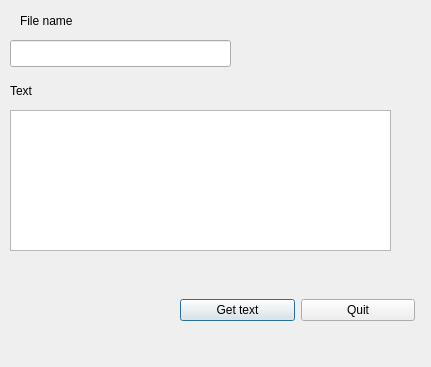
<?xml version="1.0" encoding="UTF-8"?>
<ui version="4.0">
 <class>Dialog</class>
 <widget class="QDialog" name="Dialog">
  <property name="geometry">
   <rect>
    <x>0</x>
    <y>0</y>
    <width>431</width>
    <height>367</height>
   </rect>
  </property>
  <property name="windowTitle">
   <string>Dialog</string>
  </property>
  <widget class="QTextEdit" name="textEdit">
   <property name="geometry">
    <rect>
     <x>10</x>
     <y>110</y>
     <width>381</width>
     <height>141</height>
    </rect>
   </property>
  </widget>
  <widget class="QLineEdit" name="lineEdit">
   <property name="geometry">
    <rect>
     <x>10</x>
     <y>40</y>
     <width>221</width>
     <height>27</height>
    </rect>
   </property>
  </widget>
  <widget class="QLabel" name="label">
   <property name="geometry">
    <rect>
     <x>20</x>
     <y>10</y>
     <width>70</width>
     <height>21</height>
    </rect>
   </property>
   <property name="text">
    <string>File name</string>
   </property>
  </widget>
  <widget class="QLabel" name="label_2">
   <property name="geometry">
    <rect>
     <x>10</x>
     <y>80</y>
     <width>70</width>
     <height>21</height>
    </rect>
   </property>
   <property name="text">
    <string>Text</string>
   </property>
  </widget>
  <widget class="QWidget" name="horizontalLayoutWidget">
   <property name="geometry">
    <rect>
     <x>180</x>
     <y>270</y>
     <width>235</width>
     <height>80</height>
    </rect>
   </property>
   <layout class="QHBoxLayout" name="horizontalLayout">
    <item>
     <widget class="QPushButton" name="pushButtonGetText">
      <property name="text">
       <string>Get text</string>
      </property>
     </widget>
    </item>
    <item>
     <widget class="QPushButton" name="pushButtonQuit">
      <property name="contextMenuPolicy">
       <enum>Qt::NoContextMenu</enum>
      </property>
      <property name="text">
       <string>Quit</string>
      </property>
     </widget>
    </item>
   </layout>
  </widget>
 </widget>
 <resources/>
 <connections/>
</ui>
